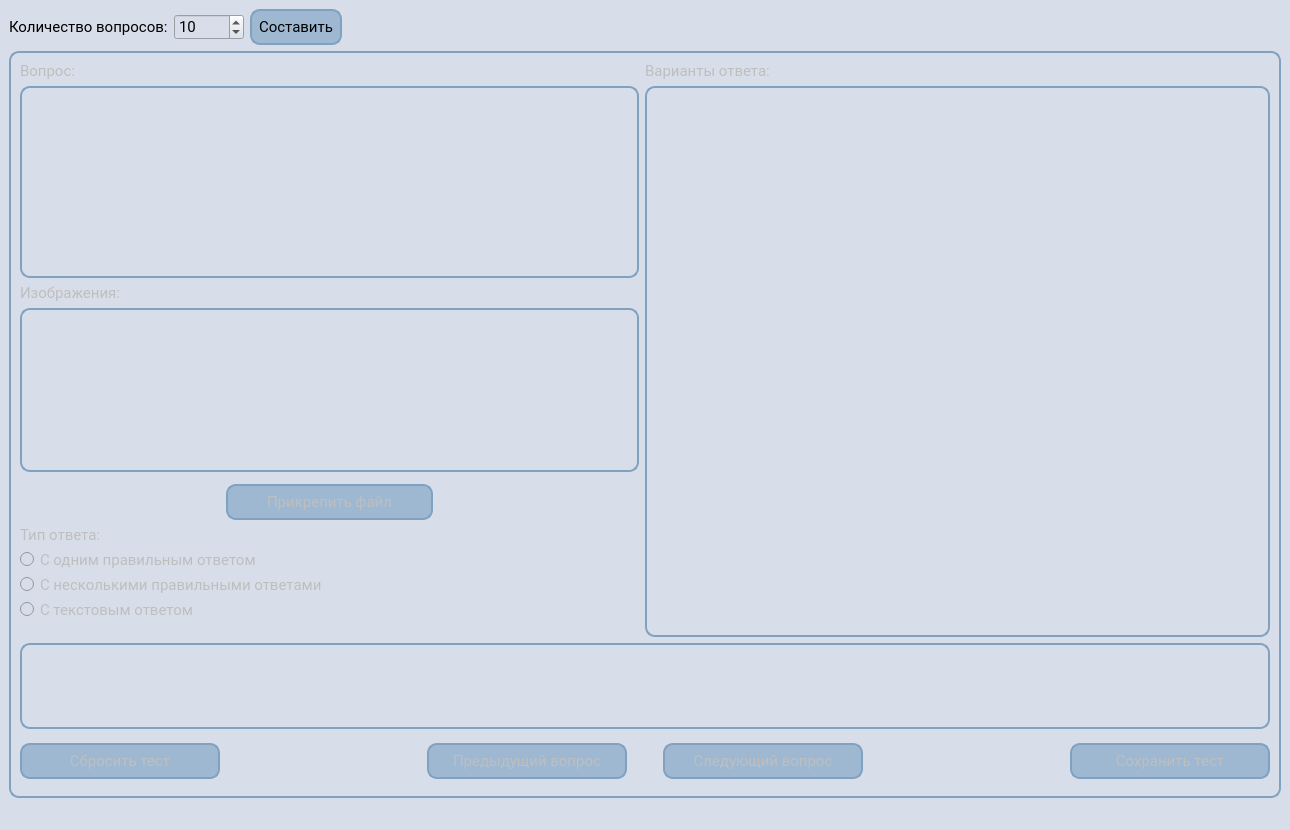
<?xml version="1.0" encoding="UTF-8"?>
<ui version="4.0">
 <class>MainWindow</class>
 <widget class="QMainWindow" name="MainWindow">
  <property name="geometry">
   <rect>
    <x>0</x>
    <y>0</y>
    <width>1290</width>
    <height>830</height>
   </rect>
  </property>
  <property name="windowTitle">
   <string>TestsWriter</string>
  </property>
  <property name="styleSheet">
   <string notr="true">QMainWindow {
	background-color: #D8DEE9;
}

QWidget {
	background-color: #D8DEE9;
	border-color: #D8DEE9;
	font-family:  Roboto;
	font-size: 15px;
}

QPushButton {
    background-color: #9EB8D2;
    border: 2px solid #81A1C1;
	border-radius: 10px;
	padding: 7px;
	margin-top: 8px;
	margin-bottom: 8px;
}

QPushButton:pressed {
    background: #81A1C1;
    transition: background 0s;
}

QGroupBox {
    background-color: #D8DEE9;
    border: 2px solid #81A1C1;
    border-radius: 10px;
}

QScrollArea {
	padding: 7px;
    background-color: #D8DEE9;
    border: 2px solid #81A1C1;
    border-radius: 10px;
}

QLayout {
	padding: 7px;
    background-color: #D8DEE9;
    border: 2px solid #81A1C1;
    border-radius: 10px;
}

QLabel {
	background-color: #D8DEE9;
}

QLineEdit {
	padding: 7px;
    background-color: #D8DEE9;
    border: 2px solid #81A1C1;
    border-radius: 10px;
}

QTextEdit {
	padding: 7px;
    background-color: #D8DEE9;
    border: 2px solid #81A1C1;
    border-radius: 10px;
}
</string>
  </property>
  <widget class="QWidget" name="centralwidget">
   <layout class="QGridLayout" name="gridLayout">
    <item row="0" column="0">
     <layout class="QGridLayout" name="gridLayout_4">
      <item row="0" column="0">
       <widget class="QLabel" name="label_2">
        <property name="sizePolicy">
         <sizepolicy hsizetype="Fixed" vsizetype="Preferred">
          <horstretch>0</horstretch>
          <verstretch>0</verstretch>
         </sizepolicy>
        </property>
        <property name="text">
         <string>Количество вопросов:</string>
        </property>
       </widget>
      </item>
      <item row="0" column="2">
       <widget class="QSpinBox" name="qCountSB">
        <property name="sizePolicy">
         <sizepolicy hsizetype="Fixed" vsizetype="Fixed">
          <horstretch>0</horstretch>
          <verstretch>0</verstretch>
         </sizepolicy>
        </property>
        <property name="minimum">
         <number>1</number>
        </property>
        <property name="maximum">
         <number>10000</number>
        </property>
        <property name="value">
         <number>10</number>
        </property>
       </widget>
      </item>
      <item row="0" column="3">
       <widget class="QPushButton" name="qCreateBtn">
        <property name="sizePolicy">
         <sizepolicy hsizetype="Fixed" vsizetype="Fixed">
          <horstretch>0</horstretch>
          <verstretch>0</verstretch>
         </sizepolicy>
        </property>
        <property name="styleSheet">
         <string notr="true">margin: 0px;</string>
        </property>
        <property name="text">
         <string>Составить</string>
        </property>
       </widget>
      </item>
      <item row="0" column="4">
       <spacer name="horizontalSpacer_17">
        <property name="orientation">
         <enum>Qt::Horizontal</enum>
        </property>
        <property name="sizeHint" stdset="0">
         <size>
          <width>40</width>
          <height>20</height>
         </size>
        </property>
       </spacer>
      </item>
     </layout>
    </item>
    <item row="1" column="0" colspan="2">
     <widget class="QGroupBox" name="qCreateGB">
      <property name="enabled">
       <bool>false</bool>
      </property>
      <property name="title">
       <string/>
      </property>
      <layout class="QGridLayout" name="gridLayout_2">
       <item row="14" column="1" colspan="7">
        <widget class="QScrollArea" name="questionsSwitcherSA">
         <property name="sizePolicy">
          <sizepolicy hsizetype="Expanding" vsizetype="Minimum">
           <horstretch>0</horstretch>
           <verstretch>0</verstretch>
          </sizepolicy>
         </property>
         <property name="styleSheet">
          <string notr="true">margin: 0px;</string>
         </property>
         <property name="widgetResizable">
          <bool>true</bool>
         </property>
         <widget class="QWidget" name="scrollAreaWidgetContents_4">
          <property name="geometry">
           <rect>
            <x>0</x>
            <y>0</y>
            <width>1224</width>
            <height>68</height>
           </rect>
          </property>
         </widget>
        </widget>
       </item>
       <item row="9" column="1">
        <widget class="QRadioButton" name="textAnswerRB">
         <property name="text">
          <string>С текстовым ответом</string>
         </property>
        </widget>
       </item>
       <item row="6" column="1">
        <widget class="QLabel" name="label_5">
         <property name="text">
          <string>Тип ответа:</string>
         </property>
        </widget>
       </item>
       <item row="5" column="1" colspan="3">
        <layout class="QHBoxLayout" name="horizontalLayout">
         <item>
          <spacer name="horizontalSpacer_13">
           <property name="orientation">
            <enum>Qt::Horizontal</enum>
           </property>
           <property name="sizeType">
            <enum>QSizePolicy::Expanding</enum>
           </property>
           <property name="sizeHint" stdset="0">
            <size>
             <width>40</width>
             <height>20</height>
            </size>
           </property>
          </spacer>
         </item>
         <item>
          <widget class="QPushButton" name="addFileBtn">
           <property name="sizePolicy">
            <sizepolicy hsizetype="Expanding" vsizetype="Preferred">
             <horstretch>0</horstretch>
             <verstretch>0</verstretch>
            </sizepolicy>
           </property>
           <property name="styleSheet">
            <string notr="true">margin: 0px;</string>
           </property>
           <property name="text">
            <string>Прикрепить файл</string>
           </property>
          </widget>
         </item>
         <item>
          <spacer name="horizontalSpacer_14">
           <property name="orientation">
            <enum>Qt::Horizontal</enum>
           </property>
           <property name="sizeType">
            <enum>QSizePolicy::Expanding</enum>
           </property>
           <property name="sizeHint" stdset="0">
            <size>
             <width>40</width>
             <height>20</height>
            </size>
           </property>
          </spacer>
         </item>
        </layout>
       </item>
       <item row="1" column="1" colspan="3">
        <widget class="QTextEdit" name="textEdit">
         <property name="sizePolicy">
          <sizepolicy hsizetype="Expanding" vsizetype="Preferred">
           <horstretch>0</horstretch>
           <verstretch>0</verstretch>
          </sizepolicy>
         </property>
        </widget>
       </item>
       <item row="0" column="1">
        <widget class="QLabel" name="questionLabel">
         <property name="text">
          <string>Вопрос:</string>
         </property>
        </widget>
       </item>
       <item row="0" column="4" colspan="4">
        <widget class="QLabel" name="label_4">
         <property name="text">
          <string>Варианты ответа:</string>
         </property>
        </widget>
       </item>
       <item row="3" column="1" colspan="3">
        <widget class="QScrollArea" name="filesSA">
         <property name="sizePolicy">
          <sizepolicy hsizetype="Expanding" vsizetype="Expanding">
           <horstretch>0</horstretch>
           <verstretch>0</verstretch>
          </sizepolicy>
         </property>
         <property name="widgetResizable">
          <bool>true</bool>
         </property>
         <widget class="QWidget" name="scrollAreaWidgetContents">
          <property name="geometry">
           <rect>
            <x>0</x>
            <y>0</y>
            <width>596</width>
            <height>133</height>
           </rect>
          </property>
         </widget>
        </widget>
       </item>
       <item row="8" column="1">
        <widget class="QRadioButton" name="multipleChoiceRB">
         <property name="text">
          <string>С несколькими правильными ответами</string>
         </property>
        </widget>
       </item>
       <item row="7" column="1">
        <widget class="QRadioButton" name="singleChoiceRB">
         <property name="text">
          <string>С одним правильным ответом</string>
         </property>
        </widget>
       </item>
       <item row="2" column="1">
        <widget class="QLabel" name="label_3">
         <property name="sizePolicy">
          <sizepolicy hsizetype="Fixed" vsizetype="Preferred">
           <horstretch>0</horstretch>
           <verstretch>0</verstretch>
          </sizepolicy>
         </property>
         <property name="text">
          <string>Изображения:</string>
         </property>
        </widget>
       </item>
       <item row="1" column="4" rowspan="12" colspan="4">
        <widget class="QScrollArea" name="answersSA">
         <property name="widgetResizable">
          <bool>true</bool>
         </property>
         <widget class="QWidget" name="scrollAreaWidgetContents_2">
          <property name="geometry">
           <rect>
            <x>0</x>
            <y>0</y>
            <width>603</width>
            <height>499</height>
           </rect>
          </property>
         </widget>
        </widget>
       </item>
       <item row="15" column="7">
        <layout class="QHBoxLayout" name="horizontalLayout_2">
         <item>
          <widget class="QPushButton" name="goNextBtn">
           <property name="sizePolicy">
            <sizepolicy hsizetype="Expanding" vsizetype="Fixed">
             <horstretch>0</horstretch>
             <verstretch>0</verstretch>
            </sizepolicy>
           </property>
           <property name="text">
            <string>Следующий вопрос</string>
           </property>
          </widget>
         </item>
         <item>
          <spacer name="horizontalSpacer_2">
           <property name="orientation">
            <enum>Qt::Horizontal</enum>
           </property>
           <property name="sizeHint" stdset="0">
            <size>
             <width>40</width>
             <height>20</height>
            </size>
           </property>
          </spacer>
         </item>
         <item>
          <widget class="QPushButton" name="saveTestBtn">
           <property name="enabled">
            <bool>false</bool>
           </property>
           <property name="sizePolicy">
            <sizepolicy hsizetype="Expanding" vsizetype="Fixed">
             <horstretch>0</horstretch>
             <verstretch>0</verstretch>
            </sizepolicy>
           </property>
           <property name="text">
            <string>Сохранить тест</string>
           </property>
          </widget>
         </item>
        </layout>
       </item>
       <item row="15" column="1">
        <layout class="QHBoxLayout" name="horizontalLayout_3">
         <item>
          <widget class="QPushButton" name="resetTestBtn">
           <property name="enabled">
            <bool>false</bool>
           </property>
           <property name="sizePolicy">
            <sizepolicy hsizetype="Expanding" vsizetype="Fixed">
             <horstretch>0</horstretch>
             <verstretch>0</verstretch>
            </sizepolicy>
           </property>
           <property name="text">
            <string>Сбросить тест</string>
           </property>
          </widget>
         </item>
         <item>
          <spacer name="horizontalSpacer">
           <property name="orientation">
            <enum>Qt::Horizontal</enum>
           </property>
           <property name="sizeHint" stdset="0">
            <size>
             <width>40</width>
             <height>20</height>
            </size>
           </property>
          </spacer>
         </item>
         <item>
          <widget class="QPushButton" name="goPrevBtn">
           <property name="sizePolicy">
            <sizepolicy hsizetype="Expanding" vsizetype="Fixed">
             <horstretch>0</horstretch>
             <verstretch>0</verstretch>
            </sizepolicy>
           </property>
           <property name="text">
            <string>Предыдущий вопрос</string>
           </property>
          </widget>
         </item>
        </layout>
       </item>
      </layout>
     </widget>
    </item>
   </layout>
  </widget>
  <widget class="QMenuBar" name="menubar">
   <property name="geometry">
    <rect>
     <x>0</x>
     <y>0</y>
     <width>1290</width>
     <height>22</height>
    </rect>
   </property>
  </widget>
  <widget class="QStatusBar" name="statusbar"/>
 </widget>
 <resources/>
 <connections/>
</ui>
